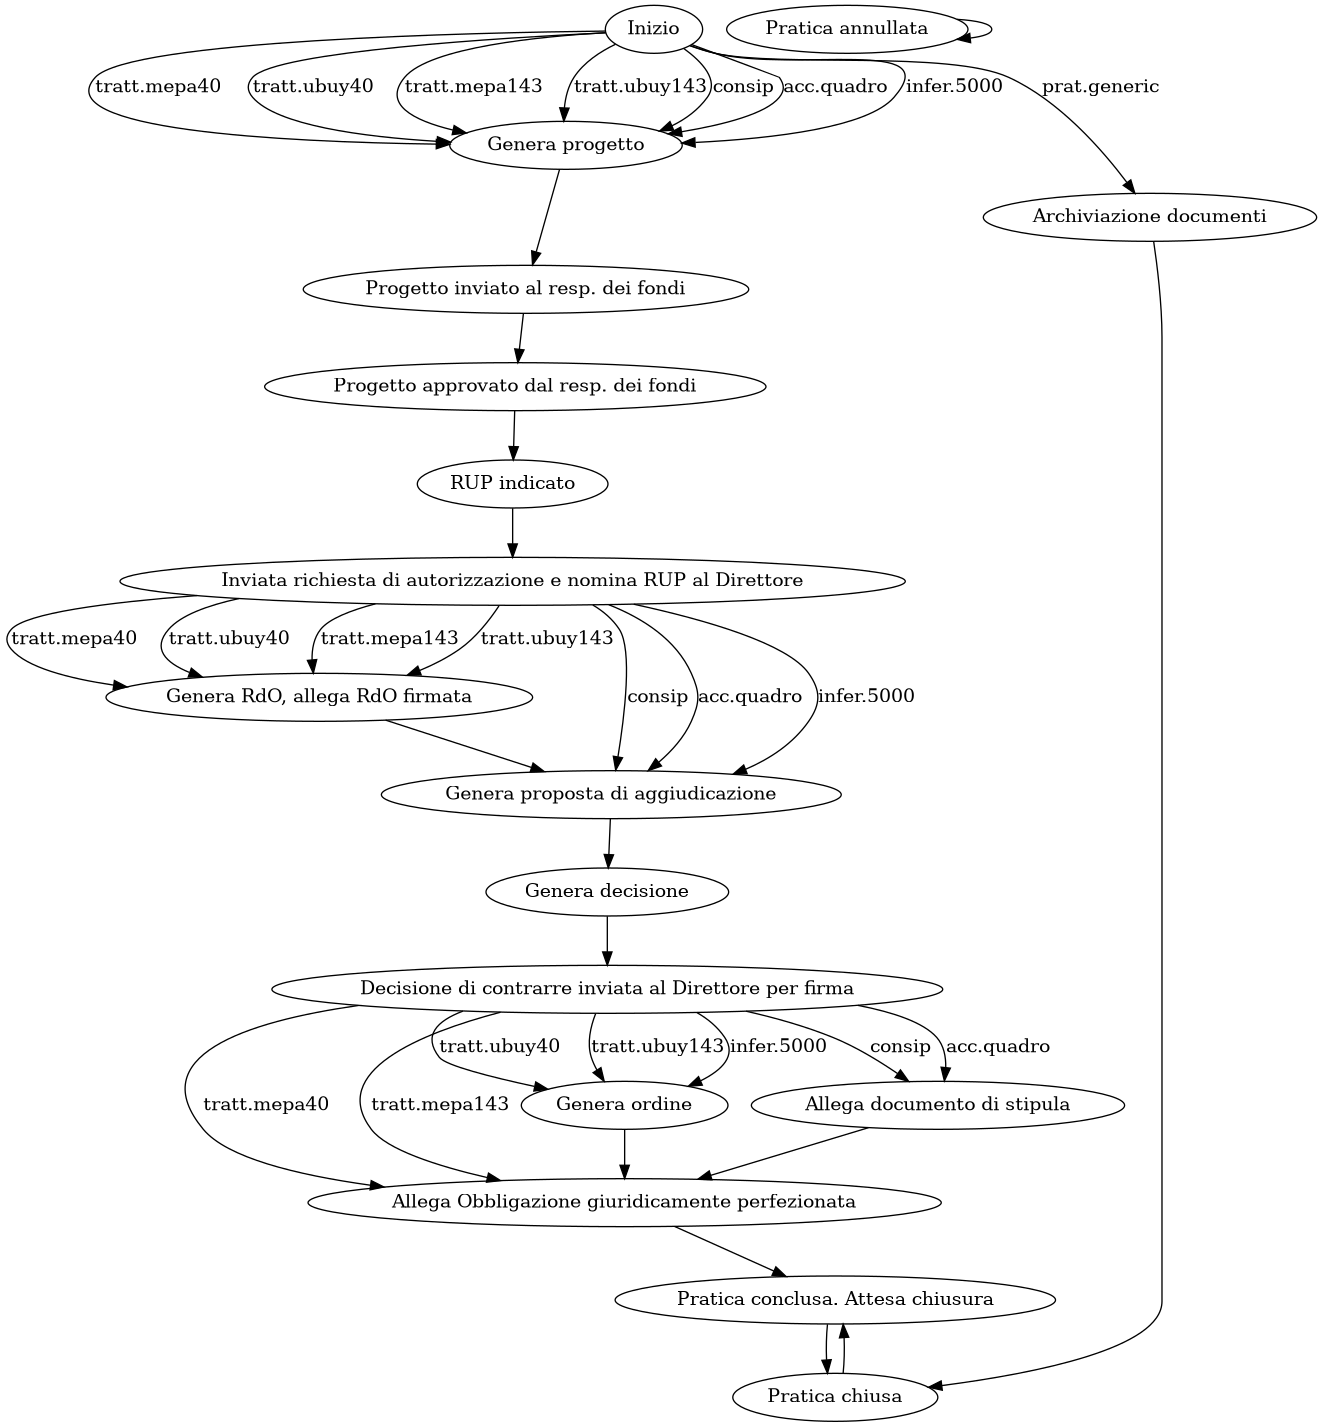

This chart was generated by the following Python code:
'''
tree.py - disegna albero decisioni

Uso: 
      python tree.py
'''

from collections import defaultdict
import pygraphviz as pgv

import constants as cs

def solvenext(nextstp):
    'individua step successivi'
    branches = defaultdict(list)
    if isinstance(nextstp, dict):
        for mode, nxt in nextstp.items():
            branches[nxt].append(mode)
    else:
        branches[nextstp] = '*'
    return branches

class Tree:
    def __init__(self):
        self.nodes = []
        self.links = []

    def __str__(self):
        ret = [f'{n}\n' for n in self.nodes]
        return '\n'.join(ret)

    def add_node(self, node):
        self.nodes.append(node)

    def makelinks(self):
        for node in self.nodes:
            for stp in node.nextstep:
                self.links.append([node.value, stp])

class Node:
    def __init__(self, key):
        self.ident = key
        self.name = cs.TABELLA_PASSI[key][0]
        fnm = cs.TABELLA_PASSI[key][1][:1]
        self.docname = fnm[0] if fnm else ''
        self.commands = ', '.join(cs.TABELLA_PASSI[key][2])
        self.allegati = ', '.join(cs.TABELLA_PASSI[key][3])
        _follows = cs.TABELLA_PASSI[key][4]
        self.follows = {'': _follows} if isinstance(_follows, cs.CdP) else _follows

    def __str__(self):
        return self.name

def mytree():
    intkeys = [int(v) for v in cs.CdP]
    intkeys.sort()
    tree = pgv.AGraph(directed=True, strict=False)
    for key in cs.CdP:
        node = Node(key)
        tree.add_node(node)
        for mod, nnext in node.follows.items():
            tree.add_edge(node, str(Node(nnext)), label=mod)
    return tree

if __name__ == '__main__':
    tree = mytree()
    tree.layout('dot')
    tree.draw('tree.png')
    print('Generato grafico: tree.png')
